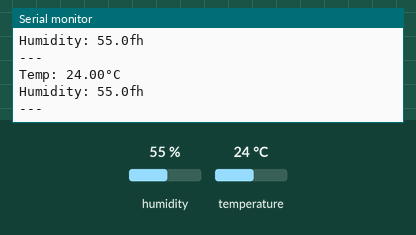
This sketch was run on a simulated ESP32. On the bench: the last lines printed to the serial monitor. Inputs (shaded band) come from the test bench; at power-on: humidity 55 %, temperature 24 °C.

Above: at 1.8 s.
1.9 s: humidity set to 22 %
At 2.4 s:
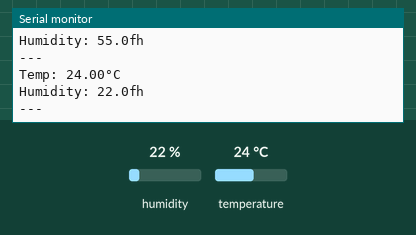
3.4 s: temperature set to 12 °C
At 4.7 s:
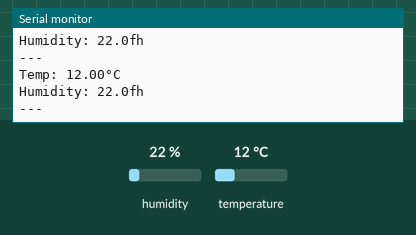
4.9 s: humidity set to 40 %
At 5.8 s:
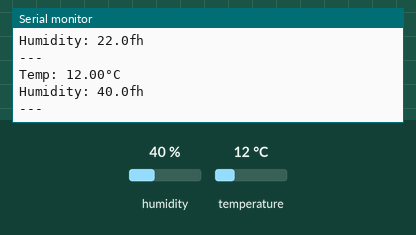
Timing chart, 0 to 7.9 s (numbered marks = the images above; inputs shaded):
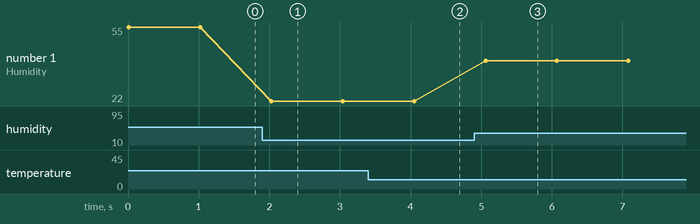

The sketch:

DHT.ino
```cpp
#include "DHTesp.h" //引入DHTesp头文件，为下面调用函数做准备。

const int DHT22_PIN = 33; //定义一个整形变量，目的是使用GPIO-32来接收来自传感器的数据

DHTesp dhtSensor; //定义一个DHT传感器
//arduino里的setup函数，执行一次
void setup() {
  Serial.begin(115200); //串口的速率
  dhtSensor.setup(DHT22_PIN, DHTesp::DHT22);//把DHT22与gpio第15号数字引脚关联。
}
//loop函数循环执行。
void loop() {
  TempAndHumidity  data = dhtSensor.getTempAndHumidity();//接受来自传感器的温度湿度数据，存入data变量
  Serial.println("Temp: " + String(data.temperature, 2) + "°C");//开始通过串口显示变量的温度信息
  Serial.println("Humidity: " + String(data.humidity, 1) + "fh");//显示湿度信息
  Serial.println("---");//打印分隔符
  delay(1000);//延迟1秒，1000毫秒
}
```

Measured:
- after the input at 1.9 s, the serial monitor: prints a new line after 0.13 s (image 1)
- after the input at 3.4 s, the serial monitor: prints a new line after 0.65 s (image 2)
- after the input at 4.9 s, the serial monitor: prints a new line after 0.16 s (image 3)
- plotted number 1: 55 → 22 after the input at 1.9 s, 22 → 40 after the input at 4.9 s
